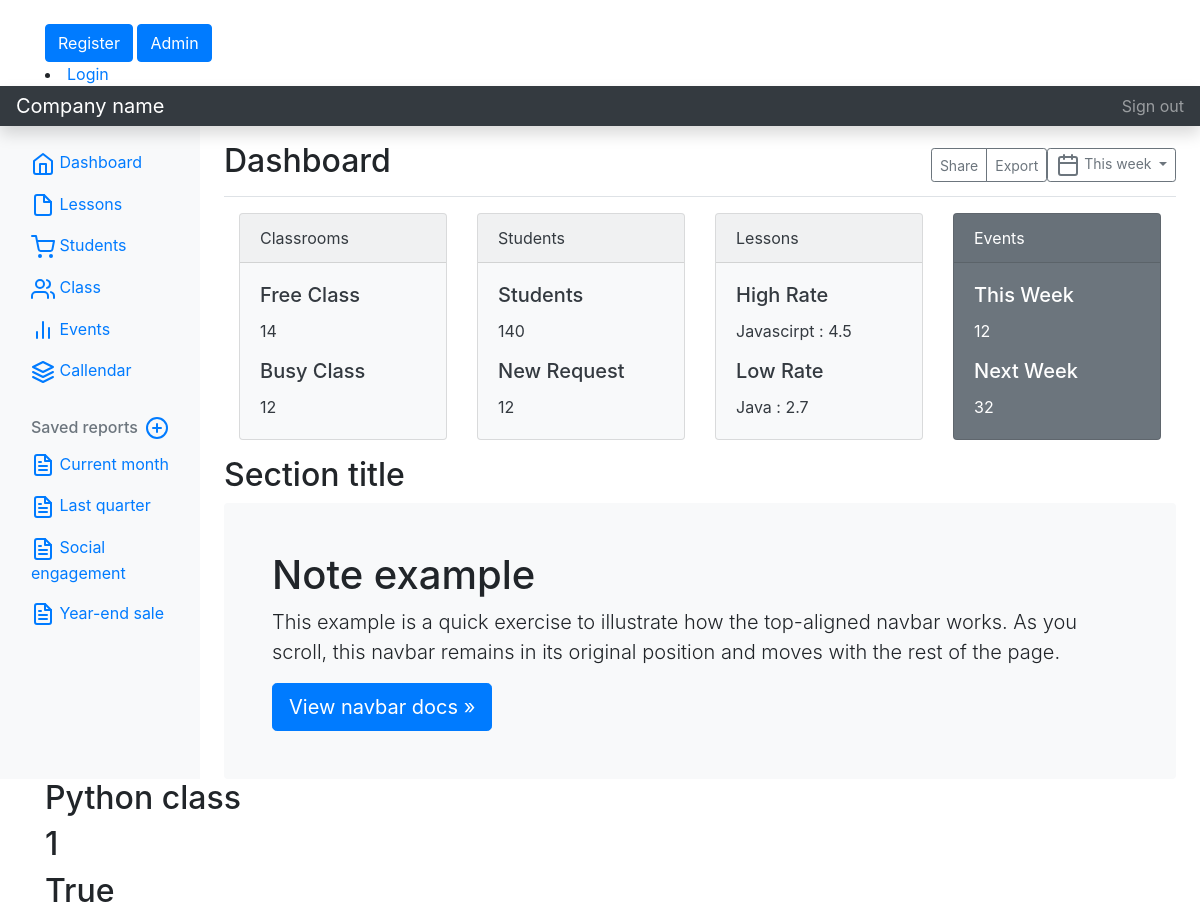
/ClassRoomDetailView/1, run on the app's committed database.
### notes_app/models.py (models this page shows)
class ClassRoom(models.Model):
    class_name = models.TextField(max_length=248)
    class_number = models.TextField(max_length=248)
    class_status = models.TextField(max_length=100)

### notes_app/views.py (the view)
class ClassRoomDetailView(DetailView):
    model = ClassRoom
    def get_context_data(self, **kwargs):
        context = {"obj": ClassRoom.objects.get(id=self.kwargs["pk"])}
        return context

### notes_app/templates/notes_app/classroom_detail.html (shortened to what this page needs)
{% extends 'notes_app/index.html' %}
{% block content %}
<div class="container">
        <h2> {{  obj.class_name }} </h2>
        <h2> {{ obj.class_number }} </h2>
        <h2> {{ obj.class_status }} </h2>
</div>
{% endblock %}

### data on the page
ClassRoom: class_name "Python class", class_number "1", class_status "True"
